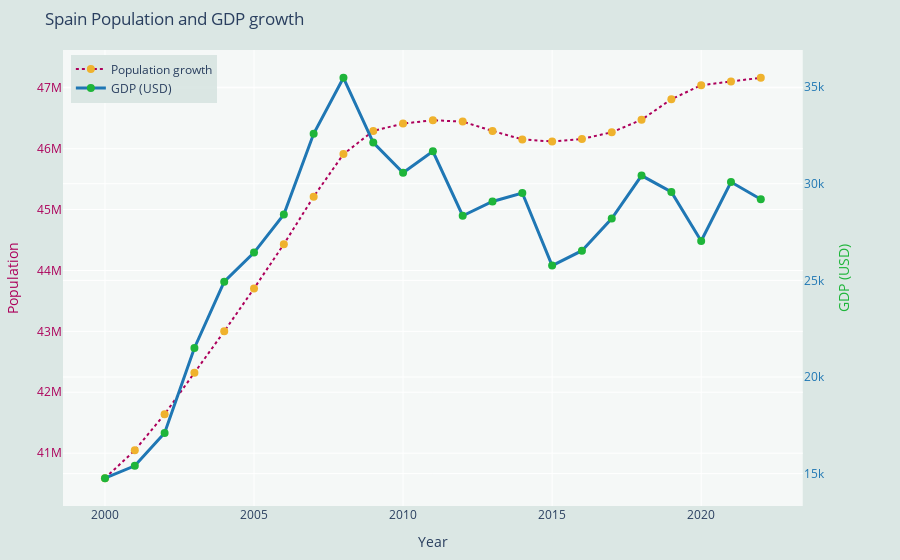

Here is the notebook cell this chart was saved with:
### Code cell
# Crear subplots con 2 ejes y misma escala en el eje x
fig = make_subplots(specs=[[{"secondary_y": True}]])
 
# Agregar trazos para población
fig.add_trace(go.Scatter(
    x=spain_data['Year'],
    y=spain_data['Population'],
    mode='lines+markers',
    line=dict(color='#ad005b', width=2, dash='dot'),
    marker=dict(color='#efb22d', size=8),
    name='Population growth',
), secondary_y=False)

# Agregar trazos para PIB
fig.add_trace(go.Scatter(
    x=spain_data['Year'], y=pib_country[pib_country['Country Name']=='Spain'].sort_values(by='Year')['PIB_abs'].values,
    name='GDP (USD)',
    mode='lines+markers',
    line=dict(color='#1f77b4', width=3, dash='solid'),
    marker=dict(color='#1eb53a', size=8)),
    secondary_y=True)


# Configurar el fondo
fig.update_layout(
    paper_bgcolor='rgba(215,229,226,0.9)',  # color del fondo
    plot_bgcolor='rgba(255,255,255,0.7)',   # color de la gráfica
)

# Personalizar el layout
fig.update_layout(title='Spain Population and GDP growth',
                  xaxis_title='Year',
                  yaxis_title='Population',
                  yaxis2_title='GDP (USD)',
                  yaxis=dict(title='Population', titlefont=dict(color='#ad005b'), tickfont=dict(color='#ad005b')),
                  yaxis2=dict(title='GDP (USD)', titlefont=dict(color='#1eb53a'), tickfont=dict(color='#1f77b4')),
                  legend=dict(yanchor="top", y=0.99, xanchor="left", x=0.01),
                  margin=dict(l=50, r=50, t=50, b=50))

# Mostrar la figura
fig.show()

### Figure 1 — Plotly figure (JSON) as saved in the notebook; plotly's stock layout.template omitted (floating-point values rounded to 4 significant figures)
{"data": [{"line": {"color": "#ad005b", "dash": "dot", "width": 2}, "marker": {"color": "#efb22d", "size": 8}, "mode": "lines+markers", "name": "Population growth", "type": "scatter", "x": [2000, 2001, 2002, 2003, 2004, 2005, 2006, 2007, 2008, 2009, 2010, 2011, 2012, 2013, 2014, 2015, 2016, 2017, 2018, 2019, 2020, 2021, 2022], "xaxis": "x", "y": [40589004, 41046894, 41639614, 42321028, 43000157, 43704367, 44431750, 45211636, 45910365, 46290324, 46412492, 46466588, 46444355, 46290810, 46151087, 46117462, 46159139, 46268801, 46474373, 46812053, 47041387, 47103121, 47163418], "yaxis": "y"}, {"line": {"color": "#1f77b4", "dash": "solid", "width": 3}, "marker": {"color": "#1eb53a", "size": 8}, "mode": "lines+markers", "name": "GDP (USD)", "type": "scatter", "x": [2000, 2001, 2002, 2003, 2004, 2005, 2006, 2007, 2008, 2009, 2010, 2011, 2012, 2013, 2014, 2015, 2016, 2017, 2018, 2019, 2020, 2021, 2022], "xaxis": "x", "y": [14760.0, 15400.0, 17100.0, 21500.0, 24930.0, 26440.0, 28410.0, 32590.0, 35480.0, 32130.0, 30570.0, 31680.0, 28340.0, 29080.0, 29520.0, 25760.0, 26540.0, 28200.0, 30420.0, 29580.0, 27040.0, 30090.0, 29200.0], "yaxis": "y2"}], "layout": {"legend": {"x": 0.01, "xanchor": "left", "y": 0.99, "yanchor": "top"}, "margin": {"b": 50, "l": 50, "r": 50, "t": 50}, "paper_bgcolor": "rgba(215,229,226,0.9)", "plot_bgcolor": "rgba(255,255,255,0.7)", "title": {"text": "Spain Population and GDP growth"}, "xaxis": {"anchor": "y", "domain": [0, 0.94], "title": {"text": "Year"}}, "yaxis": {"anchor": "x", "domain": [0, 1], "tickfont": {"color": "#ad005b"}, "title": {"font": {"color": "#ad005b"}, "text": "Population"}}, "yaxis2": {"anchor": "x", "overlaying": "y", "side": "right", "tickfont": {"color": "#1f77b4"}, "title": {"font": {"color": "#1eb53a"}, "text": "GDP (USD)"}}}}
